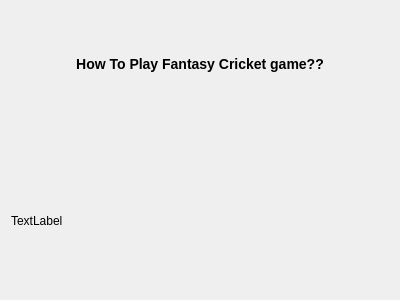
<?xml version="1.0" encoding="UTF-8"?>
<ui version="4.0">
 <class>Dialog</class>
 <widget class="QDialog" name="Dialog">
  <property name="geometry">
   <rect>
    <x>0</x>
    <y>0</y>
    <width>400</width>
    <height>300</height>
   </rect>
  </property>
  <property name="windowTitle">
   <string>Dialog</string>
  </property>
  <layout class="QVBoxLayout" name="verticalLayout">
   <item>
    <widget class="QLabel" name="label">
     <property name="text">
      <string>&lt;h3&gt;How To Play Fantasy Cricket game??&lt;h3&gt;</string>
     </property>
     <property name="alignment">
      <set>Qt::AlignCenter</set>
     </property>
    </widget>
   </item>
   <item>
    <widget class="QLabel" name="label_2">
     <property name="text">
      <string>TextLabel</string>
     </property>
    </widget>
   </item>
  </layout>
 </widget>
 <resources/>
 <connections/>
</ui>
